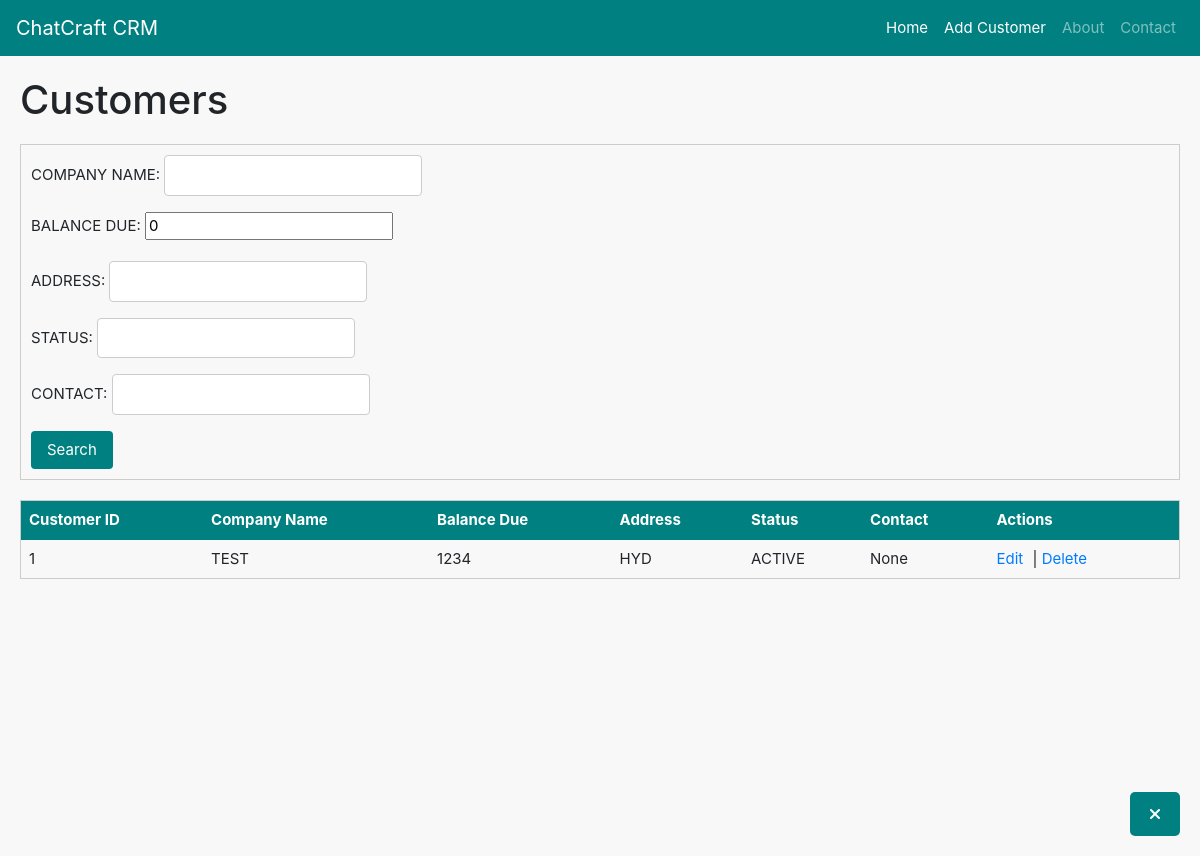
Before: /customers/get/ with the older database file.
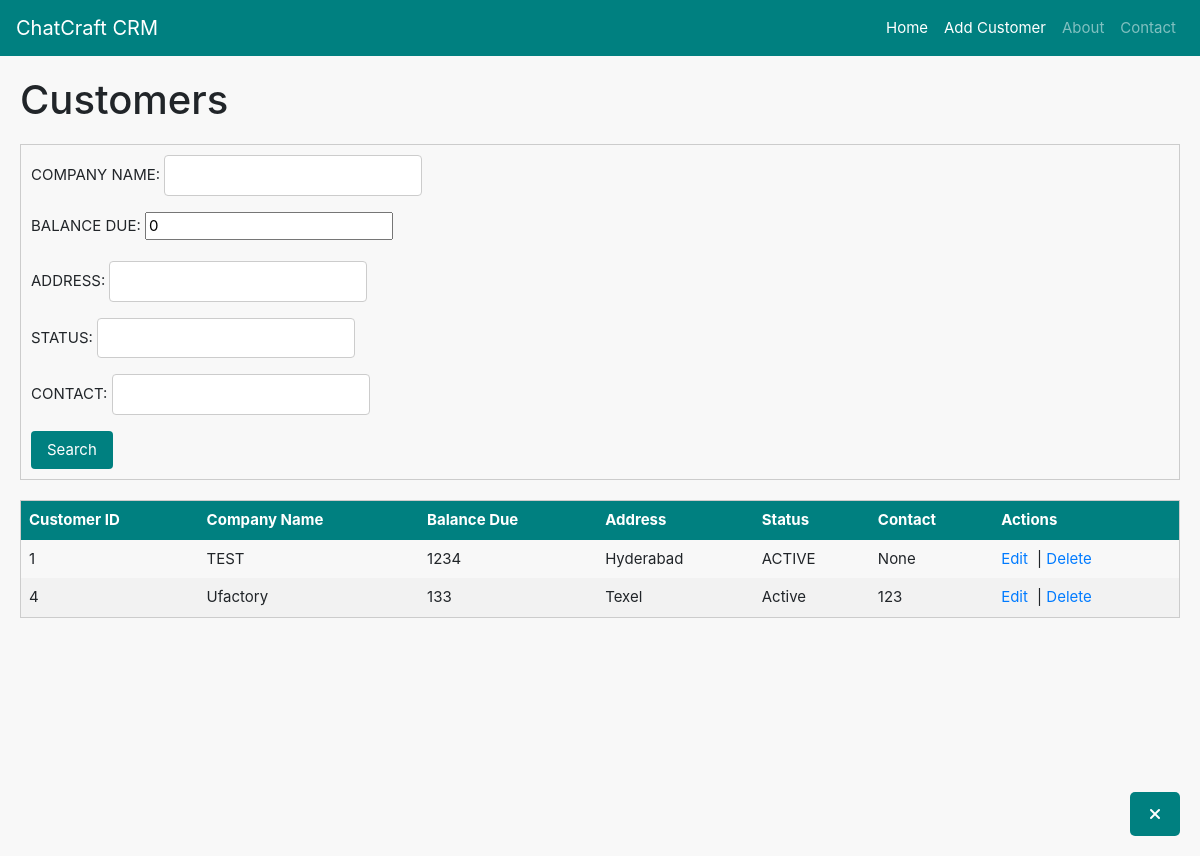
After: the same page with the newer database file.
### customers/models.py (models this page shows, shortened)
class Customer(models.Model):
    CUSTOMER_ID=models.AutoField(primary_key=True)
    COMPANY_NAME=models.CharField(max_length=35,unique=True)
    BALANCE_DUE=models.IntegerField(default=0,blank=True,null=True)
    ADDRESS = models.CharField(max_length=35,null=True,blank=True)
    STATUS = models.CharField(max_length=35,null=True,blank=True)
    CONTACT = models.CharField(max_length=10,null=True,blank=True)

### customers/views.py (the view)
# urls.py: path('get/', views.getCustomer),
def getCustomer(request : HttpRequest):
    data = request.GET
    customers = Customer.objects.all()
    filter_fields =["COMPANY_NAME", "BALANCE_DUE", "ADDRESS", "STATUS", "CONTACT"]
    for field in filter_fields:
        param_value = data.get(field)
        if param_value:
            customers = customers.filter(**{field: param_value})
    customer_list = []
    for customer in customers:
        customer_details = {
            "CUSTOMER_ID":customer.CUSTOMER_ID,
            "COMPANY_NAME": customer.COMPANY_NAME,
            "BALANCE_DUE": customer.BALANCE_DUE,
            "ADDRESS": customer.ADDRESS,
            "STATUS": customer.STATUS,
            "CONTACT" : customer.CONTACT,
        }
        customer_list.append(customer_details)
    customer_data = json.dumps(customer_list, indent=4)
    return render(request, 'Customers/display_customers.html', {'customers':customers,'form':CustomerForm})

### customers/templates/Customers/display_customers.html (shortened to what this page needs)
{% extends 'base.html' %}
{% block extra_nav %}
<li class="nav-item">
    <a class="nav-link" href="/customers/add/" style="color: white;">Add Customer</a>
</li>
{% endblock %}
{% block content %}
<h1 class="page-title">Customers</h1>
<form method="get" novalidate>
    {{ form.as_p }}
    <button type="submit">Search</button>
</form>
<table class="custom-table">
    <thead>
        <tr class="table-header">
            <th>Customer ID</th>
            <th>Company Name</th>
            <th>Balance Due</th>
            <th>Address</th>
            <th>Status</th>
            <th>Contact</th>
            <th>Actions</th>
        </tr>
    </thead>
    <tbody>
        {% for customer in customers %}
        <tr>
            <td>{{ customer.CUSTOMER_ID }}</td>
            <td>{{ customer.COMPANY_NAME }}</td>
            <td>{{ customer.BALANCE_DUE }}</td>
            <td>{{ customer.ADDRESS }}</td>
            <td>{{ customer.STATUS }}</td>
            <td>{{ customer.CONTACT }}</td>
            <td>
                <a href="/customers/edit/{{ customer.CUSTOMER_ID }}/" class="action-link">Edit</a> |
                <a href="/customers/delete/{{ customer.CUSTOMER_ID }}/" class="action-link">Delete</a>
            </td>
        </tr>
        {% endfor %}
    </tbody>
</table>
{% endblock %}

Changed rows visible on the page:
changed Customer "TEST": ADDRESS "HYD" → "Hyderabad"
added Customer: CUSTOMER_ID "4", COMPANY_NAME "Ufactory", BALANCE_DUE "133", ADDRESS "Texel", STATUS "Active", CONTACT "123"
